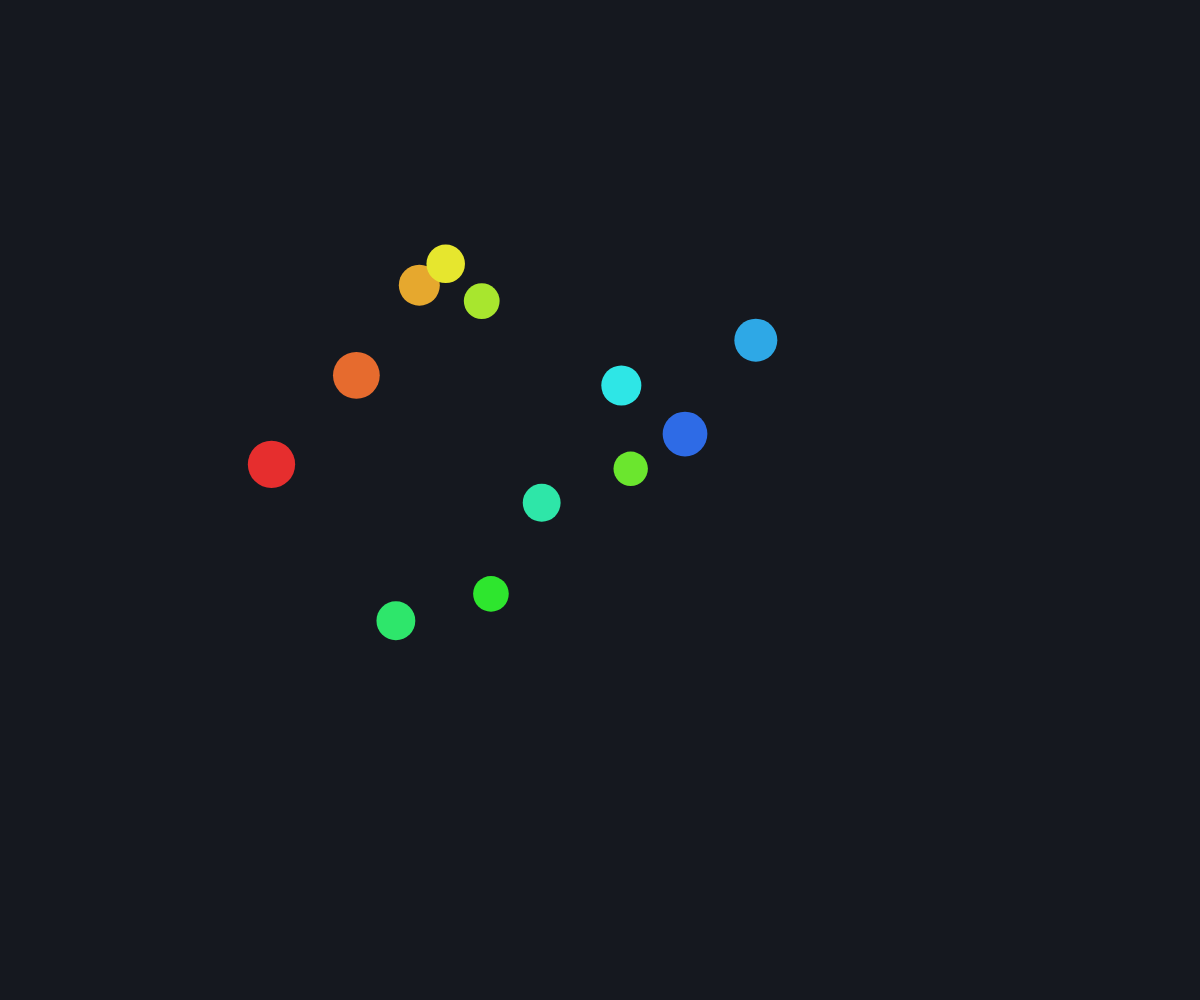
Frame 1 (no input)
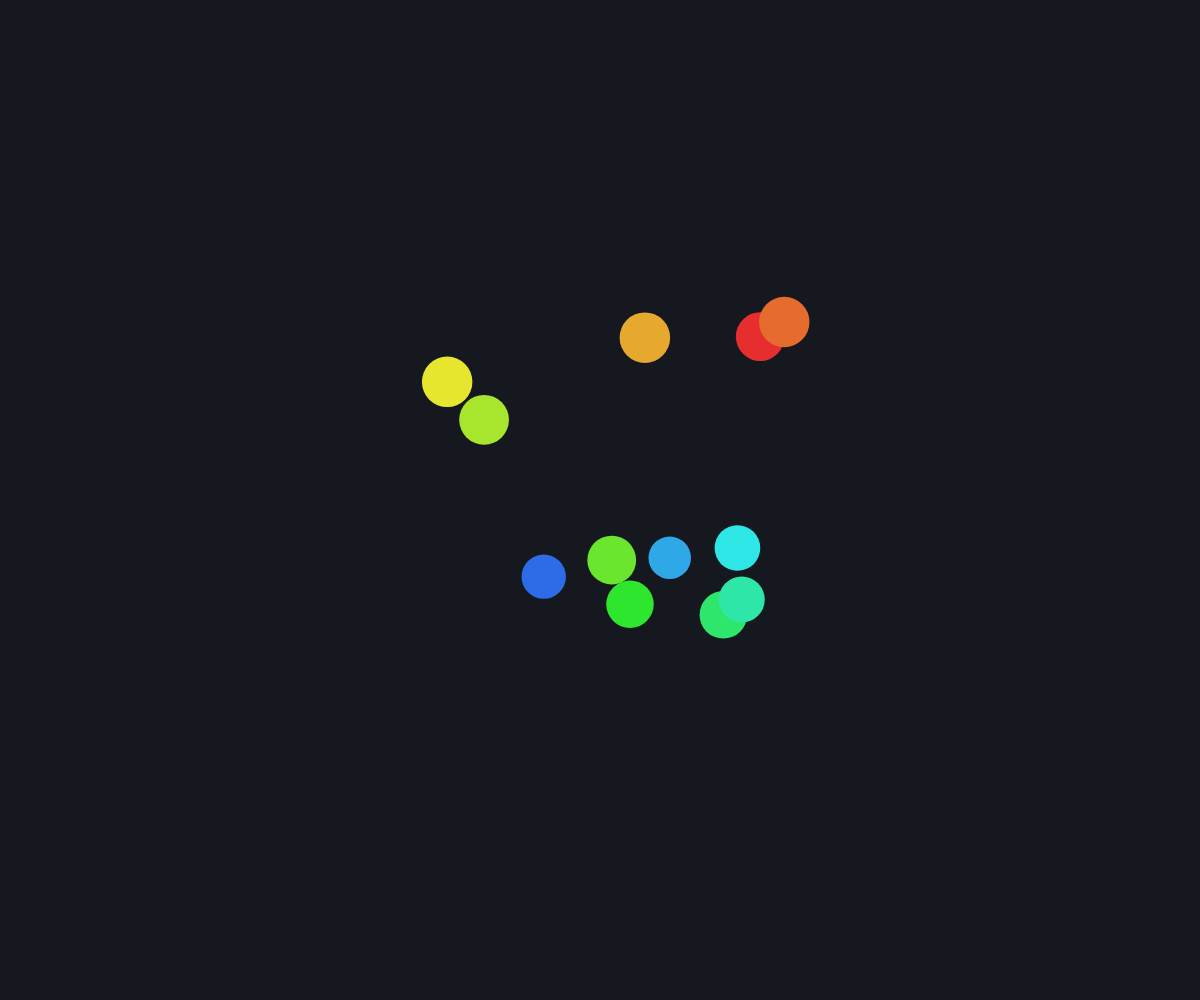
Frame 60 (no input)
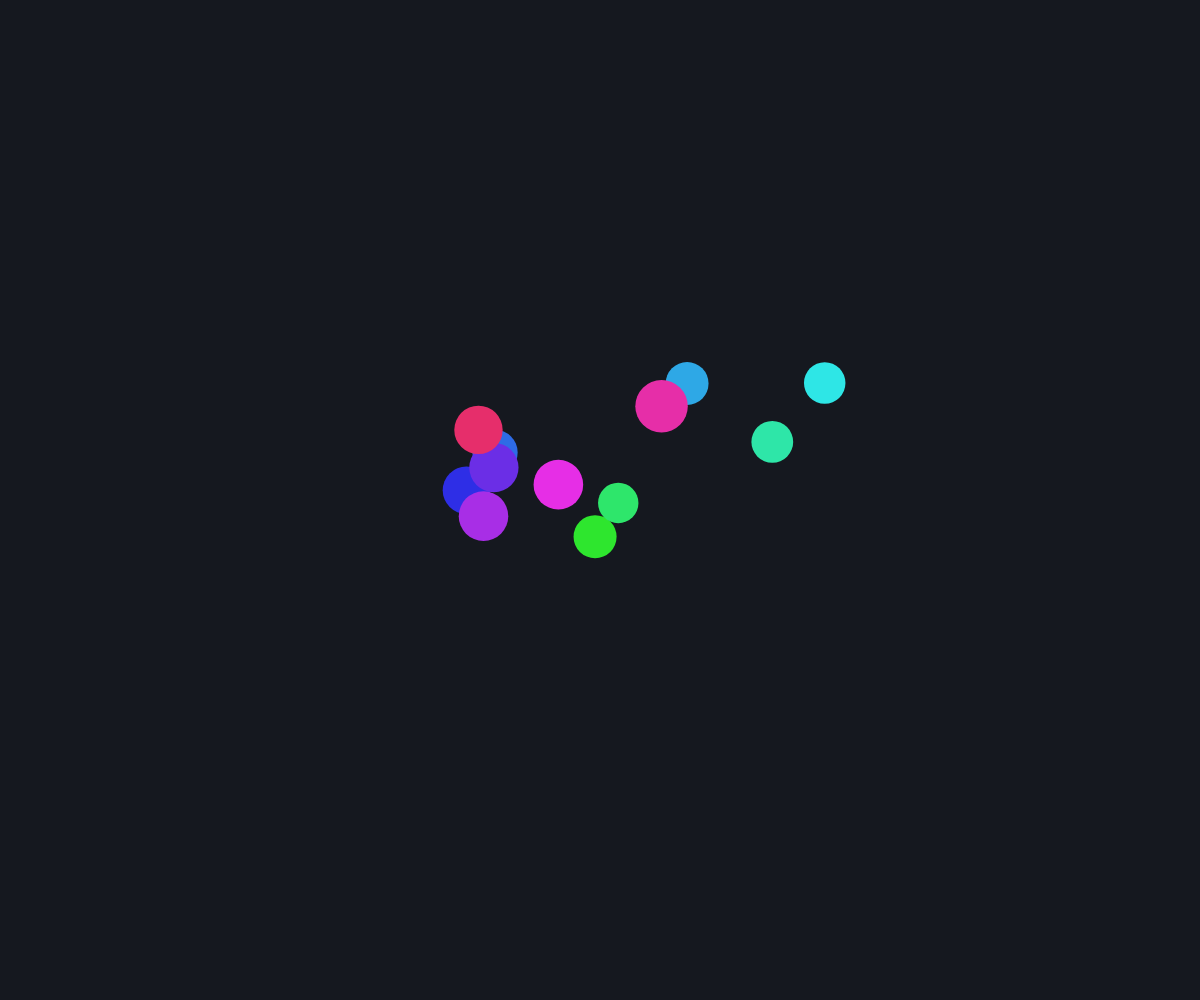
Frame 120 (the mouse pressed at the canvas centre since frame 60)

The p5.js sketch that drew these frames (run headless with seeded random() and noise() and a simulated clock; from frame 60 on, the mouse is pressed at the canvas centre):

// p5.js sketch
// ── sketch.js
// good-motion — moves every frame with no interaction, deterministic under fixed
// seeds, and changes colour on mousePressed. The gate's "passes cleanly" reference.

let hueBase = 0;
let t = 0;

function setup() {
  createCanvas(windowWidth, windowHeight);
  randomSeed(1);
  noiseSeed(1);
  colorMode(HSB, 360, 100, 100);
  noStroke();
}

function draw() {
  background(220, 30, 12);
  t += 0.02;

  for (let i = 0; i < 12; i++) {
    let x = width * noise(i * 0.3, t);
    let y = height * (0.2 + 0.6 * noise(i * 0.3 + 50, t));
    let d = 30 + 30 * noise(i * 0.3 + 100, t);
    fill((hueBase + i * 20) % 360, 80, 90);
    ellipse(x, y, d, d);
  }
}

function mousePressed() {
  hueBase = (hueBase + 120) % 360;
}

function windowResized() {
  resizeCanvas(windowWidth, windowHeight);
}
